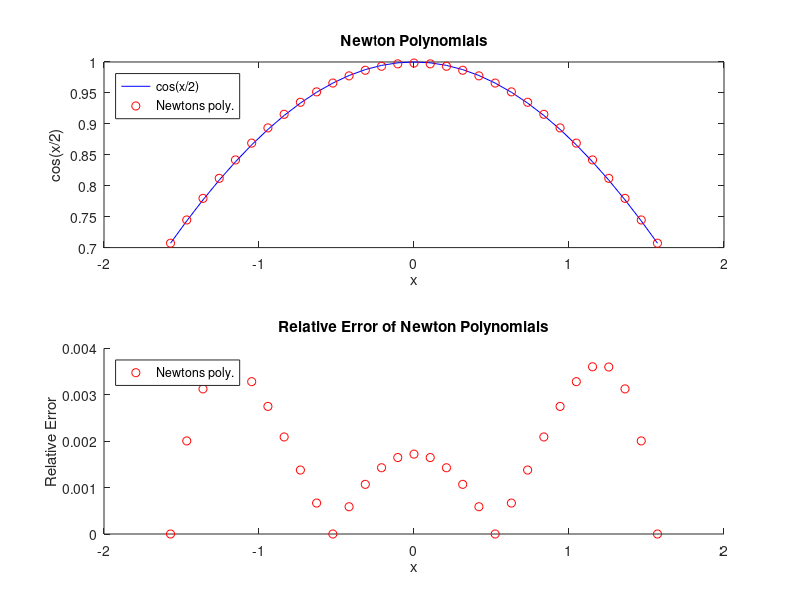

This chart was generated by the following MATLAB code:
%Newton Polynomial

%To find Newton's polynomial we use the divided
%difference table to find the coefficients, then we use generalized
%horner's method to find the polynomial.

clear all
close all

%Declare Variables 
n = 4;
x = linspace(-pi/2, pi/2, n);
X = linspace(-pi/2, pi/2, 31);
y = cos(x/2);
Y = cos(X/2);
L = ones(n,length(X));
P = zeros(size(X));
D = zeros(n, n);
a = zeros(1,n);
El = zeros(size(X));
En = zeros(size(X));

%Computing Newtons Divided Dif table
for i = 1:n
    D(i,1) = y(i);
end

for j = 2:n
    for k = j:n
        D(k,j) = (D(k,j-1) - D(k-1,j-1))/(x(k)-x(k-j+1));
    end
end    

%Using Horners Method to create Newtons Polynomial
S = D(end,end);
for i = n-1:-1:1
    S = S.*(X-x(i)) + D(i,i);
end

%Computiing Error for Newton
En = abs((Y - S)./Y);

%Plotting 
figure
subplot(2,1,1);
plot(X,Y,'b');
hold on
plot(X,S,'ro');
title('Newton Polynomials');
legend('cos(x/2)', 'Newtons poly.', 'Location' ,'northwest');
xlabel('x');
ylabel('cos(x/2)');
subplot(2,1,2);
hold on
plot(X,En,'ro');
title('Relative Error of Newton Polynomials');
legend('Newtons poly.', 'Location' ,'northwest');
xlabel('x');
ylabel('Relative Error');